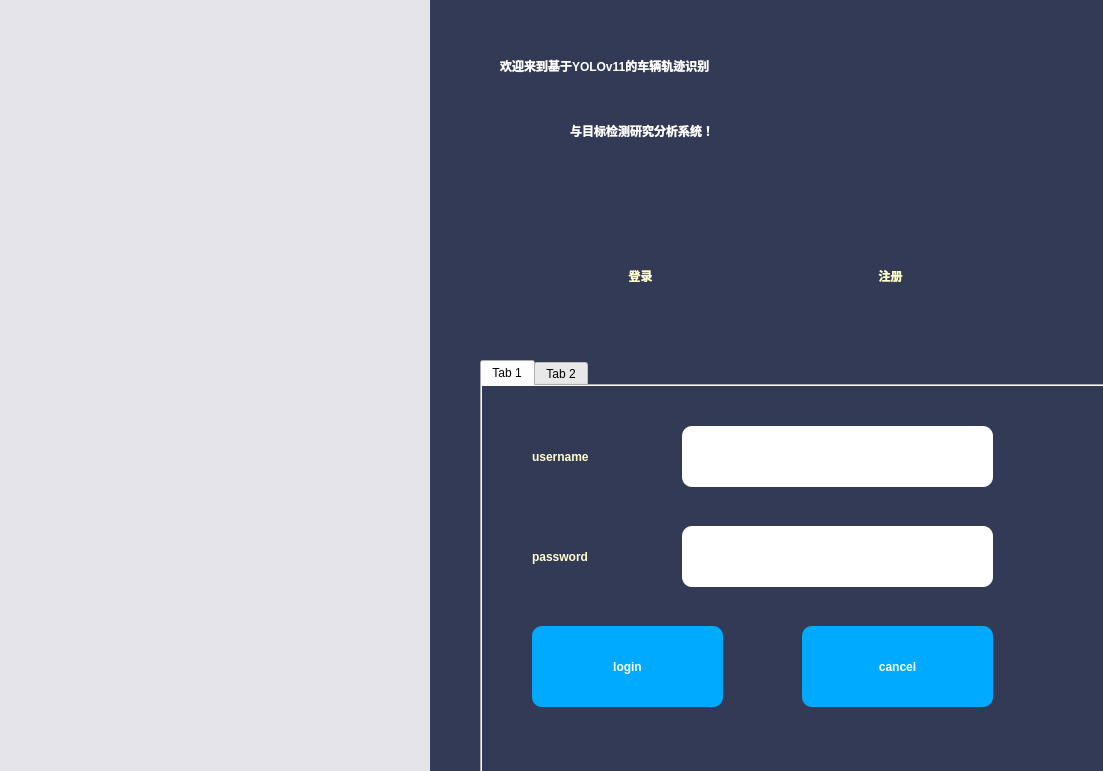
<?xml version="1.0" encoding="UTF-8"?>
<ui version="4.0">
 <class>Dialog</class>
 <widget class="QDialog" name="Dialog">
  <property name="geometry">
   <rect>
    <x>0</x>
    <y>0</y>
    <width>1103</width>
    <height>771</height>
   </rect>
  </property>
  <property name="acceptDrops">
   <bool>true</bool>
  </property>
  <property name="windowTitle">
   <string>login</string>
  </property>
  <property name="windowIcon">
   <iconset>
    <normaloff>../data/images/traffic.jpg</normaloff>../data/images/traffic.jpg</iconset>
  </property>
  <widget class="QLabel" name="label">
   <property name="geometry">
    <rect>
     <x>0</x>
     <y>0</y>
     <width>431</width>
     <height>801</height>
    </rect>
   </property>
   <property name="text">
    <string/>
   </property>
   <property name="pixmap">
    <pixmap>traffic.png</pixmap>
   </property>
  </widget>
  <widget class="QLabel" name="label_4">
   <property name="geometry">
    <rect>
     <x>500</x>
     <y>20</y>
     <width>541</width>
     <height>91</height>
    </rect>
   </property>
   <property name="styleSheet">
    <string notr="true">QLabel{
	color: white;
	font: 18pt &quot;微软雅黑&quot;;
	font-weight: bold;
}</string>
   </property>
   <property name="text">
    <string>欢迎来到基于YOLOv11的车辆轨迹识别</string>
   </property>
  </widget>
  <widget class="QTabWidget" name="tabWidget">
   <property name="geometry">
    <rect>
     <x>480</x>
     <y>360</y>
     <width>641</width>
     <height>451</height>
    </rect>
   </property>
   <property name="styleSheet">
    <string notr="true">QTabWidget{
	border: 0;
	background-color: #333a55;
	pane{right:-5px;}
}</string>
   </property>
   <property name="currentIndex">
    <number>0</number>
   </property>
   <widget class="QWidget" name="tab">
    <property name="styleSheet">
     <string notr="true">QWidget{
	background-color: #333a55;
}</string>
    </property>
    <attribute name="title">
     <string>Tab 1</string>
    </attribute>
    <widget class="QLabel" name="label_2">
     <property name="geometry">
      <rect>
       <x>50</x>
       <y>40</y>
       <width>151</width>
       <height>61</height>
      </rect>
     </property>
     <property name="styleSheet">
      <string notr="true">QLabel{
	font: 12pt &quot;Arial&quot;;
	font-weight: bold;
	color: #FFFFcc;
}</string>
     </property>
     <property name="text">
      <string>username</string>
     </property>
    </widget>
    <widget class="QLabel" name="label_3">
     <property name="geometry">
      <rect>
       <x>50</x>
       <y>140</y>
       <width>151</width>
       <height>61</height>
      </rect>
     </property>
     <property name="styleSheet">
      <string notr="true">QLabel{
	font: 12pt &quot;Arial&quot;;
	font-weight: bold;
	color: #FFFFcc;
}</string>
     </property>
     <property name="text">
      <string>password</string>
     </property>
    </widget>
    <widget class="QPushButton" name="login_btn">
     <property name="geometry">
      <rect>
       <x>50</x>
       <y>240</y>
       <width>191</width>
       <height>81</height>
      </rect>
     </property>
     <property name="styleSheet">
      <string notr="true">QPushButton{
	font: 12pt &quot;Arial&quot;;
	font-weight: bold;
	background-color: #00aaff;
	border-radius: 10%;
	color: white
}</string>
     </property>
     <property name="text">
      <string>login</string>
     </property>
    </widget>
    <widget class="QPushButton" name="cancel_btn1">
     <property name="geometry">
      <rect>
       <x>320</x>
       <y>240</y>
       <width>191</width>
       <height>81</height>
      </rect>
     </property>
     <property name="styleSheet">
      <string notr="true">QPushButton{
	font: 12pt &quot;Arial&quot;;
	font-weight: bold;
	background-color: #00aaff;
	border-radius: 10%;
	color: white
}</string>
     </property>
     <property name="text">
      <string>cancel</string>
     </property>
    </widget>
    <widget class="QLineEdit" name="login_password">
     <property name="geometry">
      <rect>
       <x>200</x>
       <y>140</y>
       <width>311</width>
       <height>61</height>
      </rect>
     </property>
     <property name="styleSheet">
      <string notr="true">QLineEdit{
	font-size:8pt;
	background-color: white;
	border-radius: 10px;
	border: 0;
}</string>
     </property>
    </widget>
    <widget class="QLineEdit" name="login_username">
     <property name="geometry">
      <rect>
       <x>200</x>
       <y>40</y>
       <width>311</width>
       <height>61</height>
      </rect>
     </property>
     <property name="styleSheet">
      <string notr="true">QLineEdit{
	font-size:12pt;
	background-color: white;
	border-radius: 10px;
	border: 0;
}</string>
     </property>
    </widget>
   </widget>
   <widget class="QWidget" name="tab_2">
    <property name="styleSheet">
     <string notr="true">QWidget{
	background-color: #333a55;
}</string>
    </property>
    <attribute name="title">
     <string>Tab 2</string>
    </attribute>
    <widget class="QLineEdit" name="reg_password">
     <property name="geometry">
      <rect>
       <x>200</x>
       <y>140</y>
       <width>311</width>
       <height>61</height>
      </rect>
     </property>
     <property name="styleSheet">
      <string notr="true">QLineEdit{
	font-size:8pt;
	background-color: white;
	border-radius: 10px;
	border: 0;
}</string>
     </property>
    </widget>
    <widget class="QPushButton" name="reg_btn">
     <property name="geometry">
      <rect>
       <x>50</x>
       <y>240</y>
       <width>191</width>
       <height>81</height>
      </rect>
     </property>
     <property name="styleSheet">
      <string notr="true">QPushButton{
	font: 12pt &quot;Arial&quot;;
	font-weight: bold;
	background-color: #00aaff;
	border-radius: 10%;
	color: white
}</string>
     </property>
     <property name="text">
      <string>register</string>
     </property>
    </widget>
    <widget class="QLineEdit" name="reg_username">
     <property name="geometry">
      <rect>
       <x>200</x>
       <y>40</y>
       <width>311</width>
       <height>61</height>
      </rect>
     </property>
     <property name="styleSheet">
      <string notr="true">QLineEdit{
	font-size:12pt;
	background-color: white;
	border-radius: 10px;
	border: 0;
}</string>
     </property>
    </widget>
    <widget class="QLabel" name="label_5">
     <property name="geometry">
      <rect>
       <x>50</x>
       <y>140</y>
       <width>151</width>
       <height>61</height>
      </rect>
     </property>
     <property name="styleSheet">
      <string notr="true">QLabel{
	font: 12pt &quot;Arial&quot;;
	font-weight: bold;
	color: #ffffcc;
}</string>
     </property>
     <property name="text">
      <string>password</string>
     </property>
    </widget>
    <widget class="QPushButton" name="cancel_btn2">
     <property name="geometry">
      <rect>
       <x>320</x>
       <y>240</y>
       <width>191</width>
       <height>81</height>
      </rect>
     </property>
     <property name="styleSheet">
      <string notr="true">QPushButton{
	font: 12pt &quot;Arial&quot;;
	font-weight: bold;
	background-color: #00aaFF;
	border-radius: 10%;
	color: white
}</string>
     </property>
     <property name="text">
      <string>cancel</string>
     </property>
    </widget>
    <widget class="QLabel" name="label_6">
     <property name="geometry">
      <rect>
       <x>50</x>
       <y>40</y>
       <width>151</width>
       <height>61</height>
      </rect>
     </property>
     <property name="styleSheet">
      <string notr="true">QLabel{
	font: 12pt &quot;Arial&quot;;
	font-weight: bold;
	color: #FFFFcc;
}</string>
     </property>
     <property name="text">
      <string>username</string>
     </property>
    </widget>
   </widget>
  </widget>
  <widget class="QPushButton" name="login_tab1">
   <property name="geometry">
    <rect>
     <x>540</x>
     <y>230</y>
     <width>201</width>
     <height>91</height>
    </rect>
   </property>
   <property name="styleSheet">
    <string notr="true">QPushButton{
	border: 0;
	height:80px;
	color: #FFFFCC;
	font: 20pt &quot;黑体&quot;;
	font-weight: bold;
}</string>
   </property>
   <property name="text">
    <string>登录</string>
   </property>
  </widget>
  <widget class="QPushButton" name="reg_tab2">
   <property name="geometry">
    <rect>
     <x>790</x>
     <y>230</y>
     <width>201</width>
     <height>91</height>
    </rect>
   </property>
   <property name="styleSheet">
    <string notr="true">QPushButton{
	border: 0;
	height:80px;
	color: #FFFFcc;
	font: 20pt &quot;黑体&quot;;
	font-weight: bold;
}</string>
   </property>
   <property name="text">
    <string>注册</string>
   </property>
  </widget>
  <widget class="QLabel" name="label_7">
   <property name="geometry">
    <rect>
     <x>570</x>
     <y>90</y>
     <width>361</width>
     <height>81</height>
    </rect>
   </property>
   <property name="styleSheet">
    <string notr="true">QLabel{
	color: white;
	font: 18pt &quot;微软雅黑&quot;;
	font-weight: bold;
}</string>
   </property>
   <property name="text">
    <string>与目标检测研究分析系统！</string>
   </property>
  </widget>
  <widget class="QLabel" name="label_8">
   <property name="geometry">
    <rect>
     <x>430</x>
     <y>0</y>
     <width>681</width>
     <height>801</height>
    </rect>
   </property>
   <property name="styleSheet">
    <string notr="true">QLabel{
	background-color: #333a55;
	color: white;
	font-size: 12pt;
	font-weight: bold;
}</string>
   </property>
   <property name="text">
    <string/>
   </property>
  </widget>
  <widget class="QLabel" name="label_9">
   <property name="geometry">
    <rect>
     <x>0</x>
     <y>-20</y>
     <width>431</width>
     <height>801</height>
    </rect>
   </property>
   <property name="styleSheet">
    <string notr="true">QLabel{
	background-color: rgba(120, 120, 180, 0.1);
	color: white;
	font-size: 12pt;
	font-weight: bold;
}</string>
   </property>
   <property name="text">
    <string/>
   </property>
  </widget>
  <zorder>label_8</zorder>
  <zorder>reg_tab2</zorder>
  <zorder>label</zorder>
  <zorder>tabWidget</zorder>
  <zorder>login_tab1</zorder>
  <zorder>label_7</zorder>
  <zorder>label_4</zorder>
  <zorder>label_9</zorder>
 </widget>
 <resources/>
 <connections/>
</ui>
